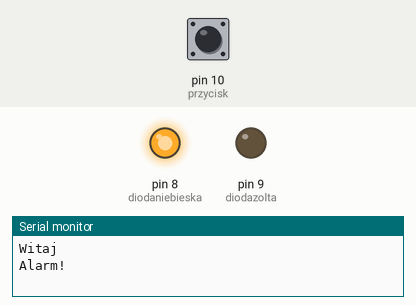
The sketch below on a simulated Arduino Uno, built with avr-gcc and run on an emulated ATmega328P. Parts: output pins drawn as LEDs (lit = HIGH), the last lines printed to the serial monitor. The test bench sets the inputs (shaded band); at power-on: pin 10 (przycisk) HIGH.

Above: at 1.2 s.
1.3 s: pin 10 (przycisk) pulled LOW for 0.15 s
At 2.1 s:
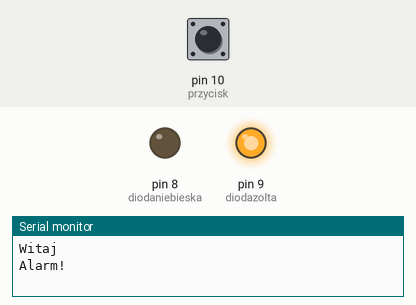
2.9 s: pin 10 (przycisk) pulled LOW for 3.2 s
At 7.0 s:
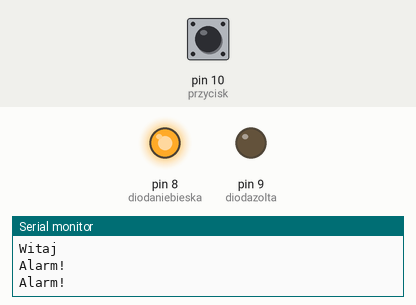
7.6 s: pin 10 (przycisk) pulled LOW for 1 s
At 8.1 s:
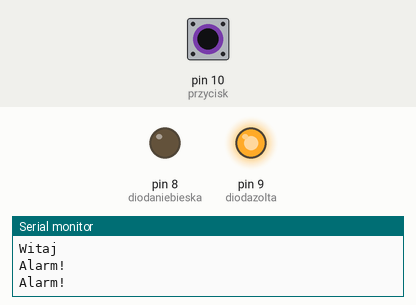
Timing chart, 0 to 10.6 s (numbered marks = the images above; inputs shaded):
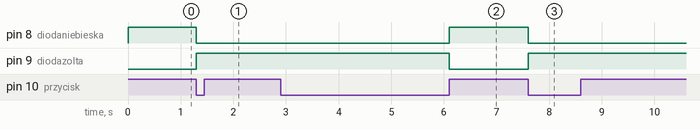

The sketch:

111.ino
```cpp
#define diodaniebieska 8
#define diodazolta 9
#define przycisk 10
void setup(){
  Serial.begin(9600); //Ustawienie prędkości transmisji
  Serial.println("Witaj"); //Jednorazowe wysłanie tekstu
  pinMode(diodaniebieska, OUTPUT);
  pinMode(diodazolta, OUTPUT);
  pinMode(przycisk, INPUT_PULLUP);

  digitalWrite(diodaniebieska, LOW);
  digitalWrite(diodazolta, LOW);

}
void loop() {
  if (digitalRead (przycisk) == LOW) {
    digitalWrite(diodaniebieska, LOW);
    digitalWrite(diodazolta, HIGH);

  } else {
    digitalWrite(diodaniebieska, HIGH);
    digitalWrite(diodazolta, LOW);
    Serial.println("Alarm!");
  }

  while (digitalRead(przycisk) == HIGH) {
    delay(25);
  }

}
```

Measured:
- after the input at 1.3 s, pin 8 (diodaniebieska): HIGH → LOW at once; pin 9 (diodazolta): LOW → HIGH at once
- after the input at 2.9 s, pin 8 (diodaniebieska): LOW → HIGH after 3.2 s; pin 9 (diodazolta): HIGH → LOW after 3.2 s
- after the input at 7.6 s, pin 8 (diodaniebieska): HIGH → LOW at once; pin 9 (diodazolta): LOW → HIGH at once
